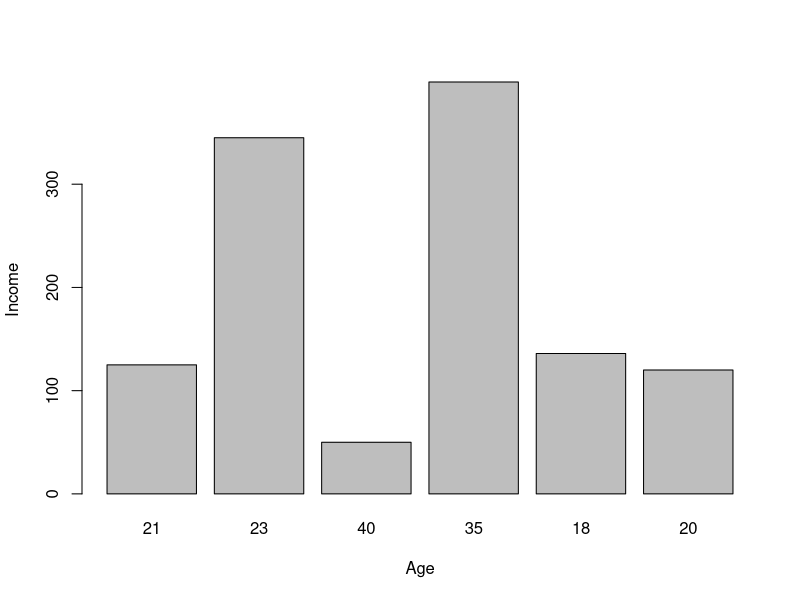

Generate this figure with R:
mtable = data.frame(
  name = c("John Davis", "Angela Williams", "Janice Markhammer", "Bullwinkle Moose", "Mary Rayburn", "Greg Knox"),
  sex = factor(c("Male", "Female", "Female", "Male", "Female", "Male"), levels = c("Male", "Female")),
  age = c(21, 23, 40, 35, 18, 20),
  education = factor(c("Secondary", "Higher", "-", "Secondary", "Secondary", "Higher")),
  income = c(125, 345, 50, 399, 136, 120)
)

print(paste0("Sex: ", class(mtable$sex)))
print(paste0("Education: ", class(mtable$education)))

mtable["income_20"] <- mtable$income * 1.2

print(paste0("Medium income: ", mean(mtable$income)))
barplot(height = mtable$income, names.arg = mtable$age, xlab = "Age", ylab = "Income")

mtable["income_S"] <- mtable$income + mtable$income_20

maxIncome <- max(mtable$income)
mtable["income_M"] <- mtable$income / maxIncome * 100

print(paste0("Male mean income: ", mean(mtable$income[mtable$sex == "Male"])))
print(paste0("Female mean income: ", mean(mtable$income[mtable$sex == "Female"])))

mtable$income_20 <- NULL